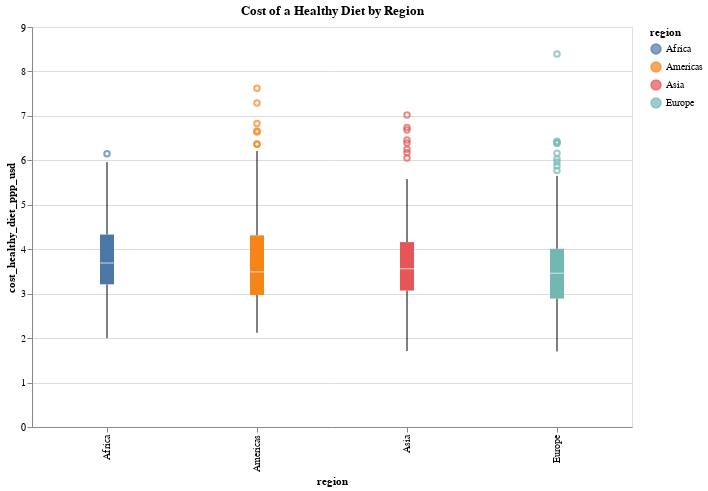

Notebook cell for this chart:
### Code cell
alt.Chart(data).mark_boxplot().encode(
    x="region:N",
    y="cost_healthy_diet_ppp_usd:Q",
    color="region:N"
).properties(
    title="Cost of a Healthy Diet by Region",
    width=600,
    height=400
)

### Figure 1 — Vega-Lite specification as saved in the notebook (floating-point values rounded to 4 significant figures; data arrays with more than 128 entries replaced by an {"elided": "..."} marker saying what was removed)
{"config": {"view": {"continuousWidth": 300, "continuousHeight": 300}}, "data": {"name": "data-389b9708a7c92af785d0488e3e017857"}, "mark": {"type": "boxplot"}, "encoding": {"color": {"field": "region", "type": "nominal"}, "x": {"field": "region", "type": "nominal"}, "y": {"field": "cost_healthy_diet_ppp_usd", "type": "quantitative"}}, "height": 400, "title": "Cost of a Healthy Diet by Region", "width": 600, "$schema": "https://vega.github.io/schema/vega-lite/v5.20.1.json", "datasets": {"data-389b9708a7c92af785d0488e3e017857": {"elided": "1379 records"}}}
